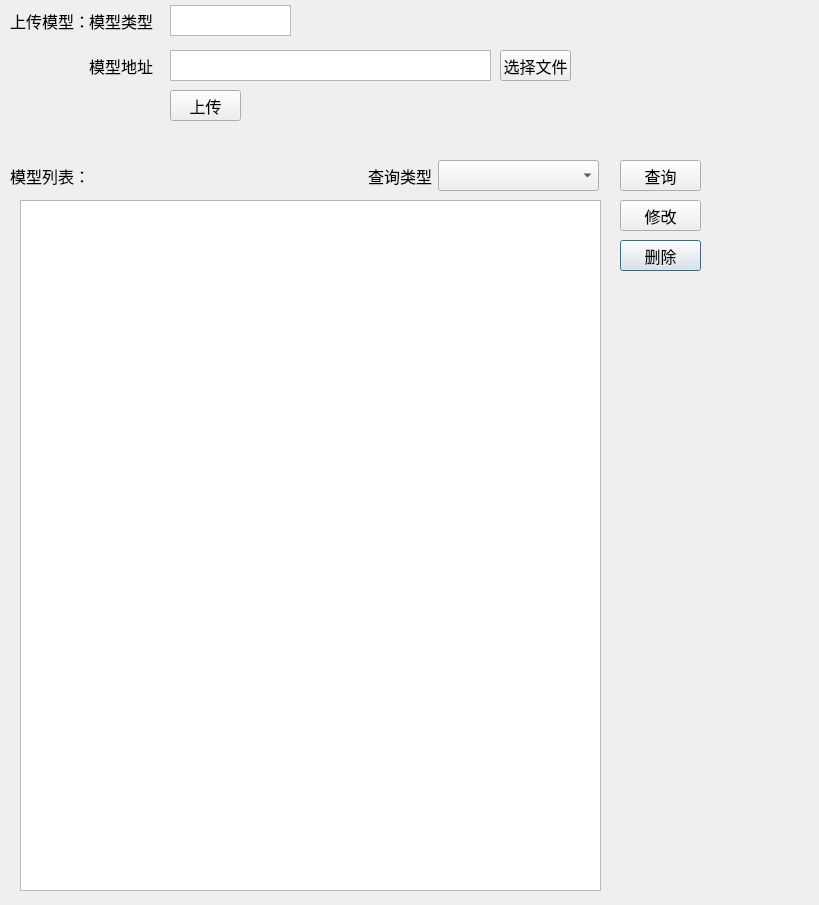
<?xml version="1.0" encoding="UTF-8"?>
<ui version="4.0">
 <class>modelmanagement</class>
 <widget class="QDialog" name="modelmanagement">
  <property name="geometry">
   <rect>
    <x>0</x>
    <y>0</y>
    <width>819</width>
    <height>905</height>
   </rect>
  </property>
  <property name="windowTitle">
   <string>模型管理</string>
  </property>
  <property name="windowIcon">
   <iconset>
    <normaloff>image/logo.ico</normaloff>image/logo.ico</iconset>
  </property>
  <widget class="QPushButton" name="pushButton_5">
   <property name="geometry">
    <rect>
     <x>620</x>
     <y>240</y>
     <width>81</width>
     <height>31</height>
    </rect>
   </property>
   <property name="font">
    <font>
     <family>宋体</family>
     <pointsize>12</pointsize>
    </font>
   </property>
   <property name="text">
    <string>删除</string>
   </property>
  </widget>
  <widget class="QLabel" name="label_5">
   <property name="geometry">
    <rect>
     <x>10</x>
     <y>10</y>
     <width>81</width>
     <height>21</height>
    </rect>
   </property>
   <property name="font">
    <font>
     <family>宋体</family>
     <pointsize>12</pointsize>
    </font>
   </property>
   <property name="text">
    <string>上传模型：</string>
   </property>
  </widget>
  <widget class="QPushButton" name="pushButton_7">
   <property name="geometry">
    <rect>
     <x>170</x>
     <y>90</y>
     <width>71</width>
     <height>31</height>
    </rect>
   </property>
   <property name="font">
    <font>
     <family>宋体</family>
     <pointsize>12</pointsize>
    </font>
   </property>
   <property name="text">
    <string>上传</string>
   </property>
  </widget>
  <widget class="QPushButton" name="pushButton_6">
   <property name="geometry">
    <rect>
     <x>620</x>
     <y>200</y>
     <width>81</width>
     <height>31</height>
    </rect>
   </property>
   <property name="font">
    <font>
     <family>宋体</family>
     <pointsize>12</pointsize>
    </font>
   </property>
   <property name="text">
    <string>修改</string>
   </property>
  </widget>
  <widget class="QTextEdit" name="textEdit">
   <property name="geometry">
    <rect>
     <x>170</x>
     <y>5</y>
     <width>121</width>
     <height>31</height>
    </rect>
   </property>
   <property name="font">
    <font>
     <family>Calibri</family>
     <pointsize>12</pointsize>
    </font>
   </property>
  </widget>
  <widget class="QLabel" name="label_4">
   <property name="geometry">
    <rect>
     <x>89</x>
     <y>10</y>
     <width>71</width>
     <height>21</height>
    </rect>
   </property>
   <property name="font">
    <font>
     <family>宋体</family>
     <pointsize>12</pointsize>
    </font>
   </property>
   <property name="text">
    <string>模型类型</string>
   </property>
  </widget>
  <widget class="QTextEdit" name="textEdit_2">
   <property name="geometry">
    <rect>
     <x>170</x>
     <y>50</y>
     <width>321</width>
     <height>31</height>
    </rect>
   </property>
   <property name="font">
    <font>
     <family>Calibri</family>
     <pointsize>12</pointsize>
    </font>
   </property>
  </widget>
  <widget class="QLabel" name="label_6">
   <property name="geometry">
    <rect>
     <x>89</x>
     <y>55</y>
     <width>71</width>
     <height>21</height>
    </rect>
   </property>
   <property name="font">
    <font>
     <family>宋体</family>
     <pointsize>12</pointsize>
    </font>
   </property>
   <property name="text">
    <string>模型地址</string>
   </property>
  </widget>
  <widget class="QLabel" name="label_7">
   <property name="geometry">
    <rect>
     <x>368</x>
     <y>160</y>
     <width>71</width>
     <height>31</height>
    </rect>
   </property>
   <property name="font">
    <font>
     <family>宋体</family>
     <pointsize>12</pointsize>
    </font>
   </property>
   <property name="text">
    <string>查询类型</string>
   </property>
  </widget>
  <widget class="QListView" name="listView">
   <property name="geometry">
    <rect>
     <x>20</x>
     <y>200</y>
     <width>581</width>
     <height>691</height>
    </rect>
   </property>
   <property name="font">
    <font>
     <family>Calibri</family>
     <pointsize>16</pointsize>
    </font>
   </property>
  </widget>
  <widget class="QLabel" name="label_3">
   <property name="geometry">
    <rect>
     <x>10</x>
     <y>160</y>
     <width>81</width>
     <height>31</height>
    </rect>
   </property>
   <property name="font">
    <font>
     <family>宋体</family>
     <pointsize>12</pointsize>
    </font>
   </property>
   <property name="text">
    <string>模型列表：</string>
   </property>
  </widget>
  <widget class="QPushButton" name="pushButton_4">
   <property name="geometry">
    <rect>
     <x>620</x>
     <y>160</y>
     <width>81</width>
     <height>31</height>
    </rect>
   </property>
   <property name="font">
    <font>
     <family>宋体</family>
     <pointsize>12</pointsize>
    </font>
   </property>
   <property name="text">
    <string>查询</string>
   </property>
  </widget>
  <widget class="QComboBox" name="comboBox">
   <property name="geometry">
    <rect>
     <x>438</x>
     <y>160</y>
     <width>161</width>
     <height>31</height>
    </rect>
   </property>
   <property name="font">
    <font>
     <family>Calibri</family>
     <pointsize>12</pointsize>
    </font>
   </property>
  </widget>
  <widget class="QPushButton" name="pushButton_8">
   <property name="geometry">
    <rect>
     <x>500</x>
     <y>50</y>
     <width>71</width>
     <height>31</height>
    </rect>
   </property>
   <property name="font">
    <font>
     <family>宋体</family>
     <pointsize>12</pointsize>
    </font>
   </property>
   <property name="text">
    <string>选择文件</string>
   </property>
  </widget>
  <zorder>pushButton_5</zorder>
  <zorder>label_5</zorder>
  <zorder>pushButton_7</zorder>
  <zorder>pushButton_6</zorder>
  <zorder>textEdit</zorder>
  <zorder>textEdit_2</zorder>
  <zorder>label_6</zorder>
  <zorder>listView</zorder>
  <zorder>label_3</zorder>
  <zorder>pushButton_4</zorder>
  <zorder>comboBox</zorder>
  <zorder>pushButton_8</zorder>
  <zorder>label_4</zorder>
  <zorder>label_7</zorder>
 </widget>
 <resources/>
 <connections/>
</ui>
